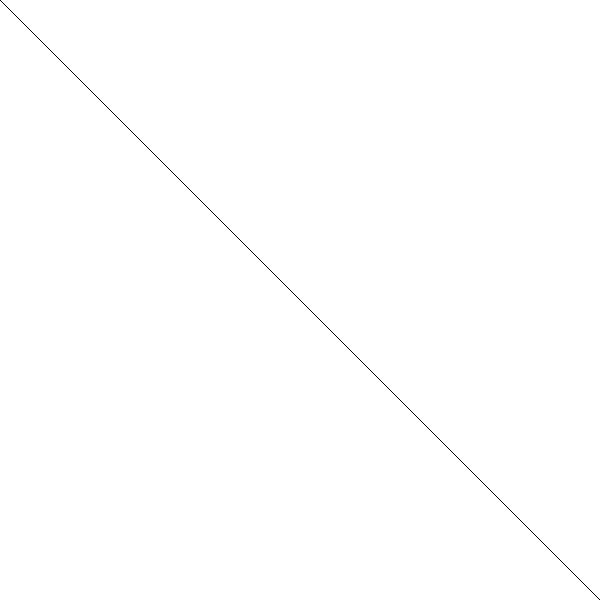
Frame 1 (no input)
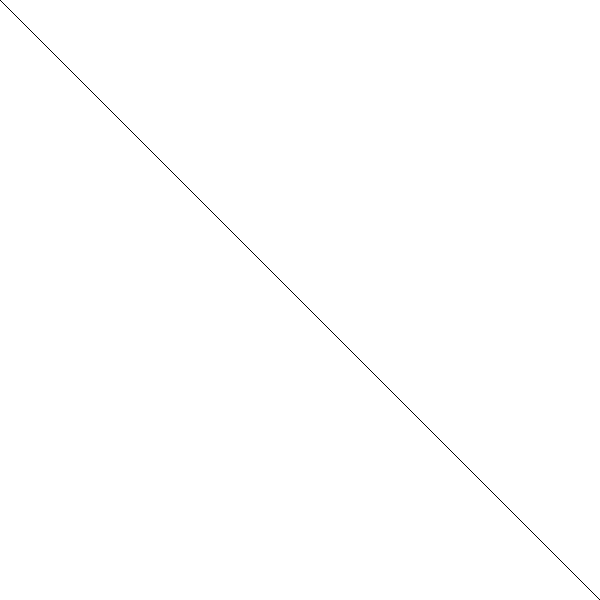
Frame 60 (no input)
Frame 120 (the mouse pressed at the canvas centre since frame 60): identical to frame 60, image omitted

The p5.js sketch that drew these frames (run headless with seeded random() and noise() and a simulated clock; from frame 60 on, the mouse is pressed at the canvas centre):

// p5.js sketch
// ── sketch.js
function setup() {
  createCanvas(600, 600);
}

function draw() {
  line(0, 0, mouseX, mouseY);
  line(width, height, mouseX, mouseY);
}
